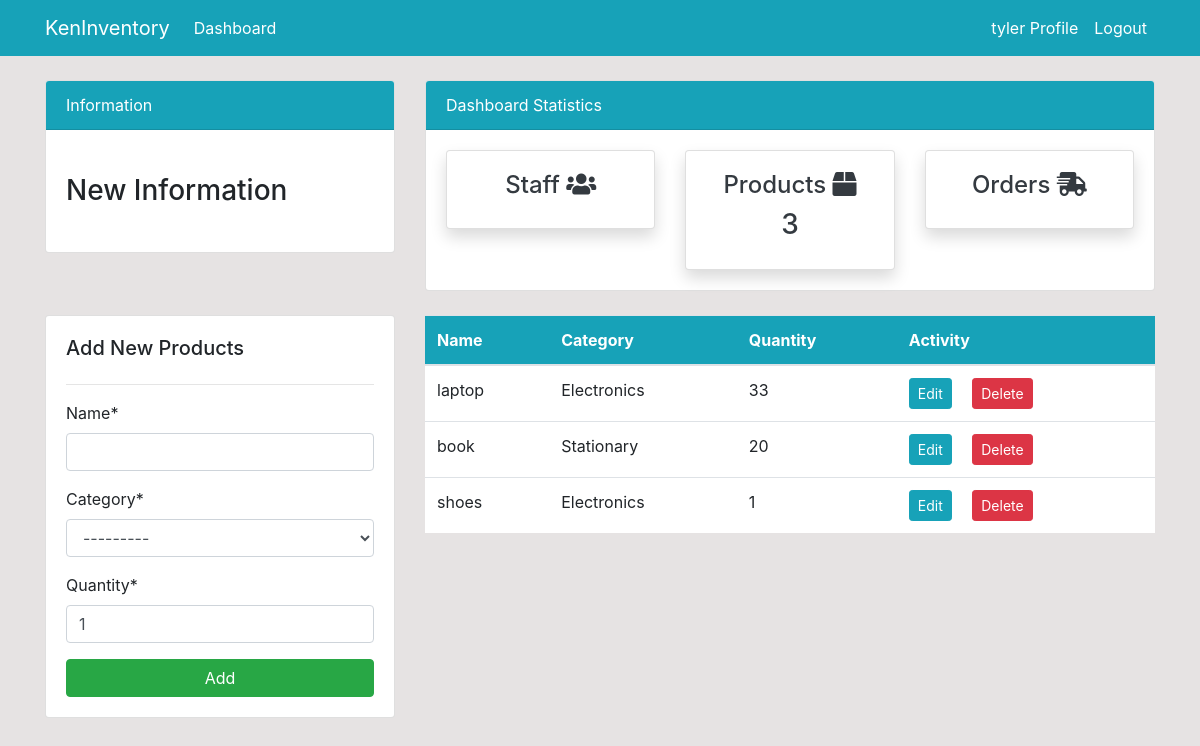
The page /product (signed in) on the database its author committed.
### dashboard/models.py (models this page shows, shortened)
class Product(models.Model):
    name = models.CharField(max_length=100,null=True)
    category = models.CharField(max_length=100,choices=CATEGORY,null=True)
    quantity = models.PositiveIntegerField(default=1,null=True)

### dashboard/views.py (the view)
# urls.py: path('product',views.product,name='product'),
def product(request):
    items = Product.objects.raw('SELECT * FROM dashboard_product')
    product_count = Product.objects.all().count()
    if request.method == 'POST':
        form = ProductForm(request.POST)
        if form.is_valid():
            form.save()
            product_name = form.cleaned_data.get('name')
            messages.success(request,f"{product_name} was added succesfully")
            return redirect('product')
    else:
        form = ProductForm()
    context = {
        'items':items,
        'form':form,
        'product_count':product_count
    }
    return render(request,'dashboard/products.html',context)

### dashboard/forms.py
class ProductForm(forms.ModelForm):
    class Meta:
        model = Product
        fields = ['name','category','quantity']

### dashboard/templates/dashboard/products.html (shortened to what this page needs)
{% extends 'partials/base.html' %}
{% load crispy_forms_tags %}
{% block content %}
{%include 'partials/top-bar.html'%}
<div class="row my-4">
    <div class="col-md-4">
        <div class="card card-body">
            <h5>Add New Products</h5>
            <hr>
            <form method="POST">
                {{ form|crispy }}
                <input class="btn btn-success btn-block" type="submit" value="Add">
            </form>
        </div>
    </div>
    <div class="col-md-8">
        <table class="table bg-white">
            <thead class="bg-info text-white">
                <tr>
                    <th scope="col">Name</th>
                    <th scope="col">Category</th>
                    <th scope="col">Quantity</th>
                    <th scope="col">Activity</th>
                </tr>
            </thead>
            <tbody>
                {% for product in items %}
                <tr>
                    <td>{{ product.name }}</td>
                    <td>{{ product.category }}</td>
                    <td>{{ product.quantity }}</td>
                    <td>
                        <a class="btn btn-info btn-sm mr-2"
                            href="{% url 'products-edit' product.id %}">Edit</a>
                        <a class="btn btn-danger btn-sm ml-2"
                            href="{% url 'products-delete' product.id %}">Delete</a>
                    </td>
                </tr>
                {% endfor %}
            </tbody>
        </table>
    </div>
</div>
{% endblock %}

### dashboard/templates/partials/base.html (shortened to what this page needs)
{% load static %}
<!doctype html>
<html lang="en">
<head>
    <link rel="stylesheet" href="https://cdn.jsdelivr.net/npm/bootstrap@4.6.0/dist/css/bootstrap.min.css"
>
    <link rel="stylesheet" href="https://use.fontawesome.com/releases/v5.15.2/css/all.css"
>
    <link rel="stylesheet" href="{% static 'style.css' %}">
</head>
<body>
    <nav class="navbar navbar-expand-lg navbar-info bg-info">
        <div class="container">
            {%if user.is_authenticated %}
            <a class="navbar-brand text-white" href="/">KenInventory</a>
            <div class="collapse navbar-collapse" id="navbarSupportedContent">
                <ul class="navbar-nav mr-auto">
                    <li class="nav-item active">
                        <a class="nav-link text-white" href="/">Dashboard </a>
                    </li>
                </ul>
                <ul class="navbar-nav ml-auto">
                    <li class="nav-item active">
                        <a class="nav-link text-white" href="{%url 'profile'%}">{{user.username}} Profile
                            <span class="sr-only">(current)</span></a>
                    </li>
                    <li class="nav-item">
                        <a class="nav-link text-white" href="{%url 'logout' %}">Logout</a>
                    </li>
                </ul>
            {%endif%}
            </div>
        </div>
    </nav>
    <div class="container">
        {% block content %}
        {% endblock %}
    </div>
</body>
</html>

### static/style.css (style rules this page uses)
body { background: rgb(230, 227, 227); }

### rows shown on the page
Product: name "laptop", category "Electronics", quantity "33"
Product: name "book", category "Stationary", quantity "20"
Product: name "shoes", category "Electronics", quantity "1"

### other values the page prints
{{ user.username }} "tyler"
{{ product_count }} "3"
